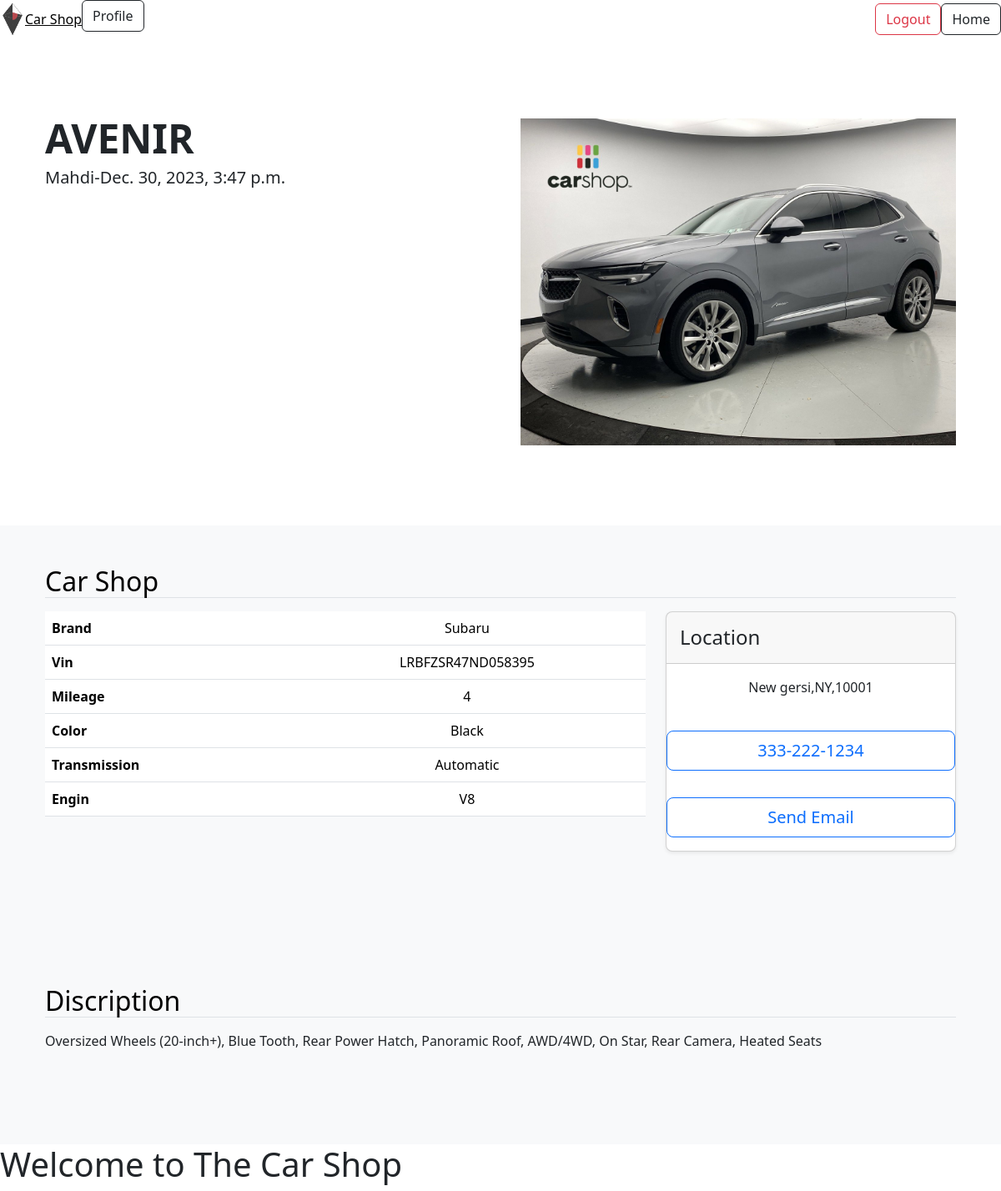
Screenshot of /listing/2ed76ede-3ece-4173-b16c-0dcdd95fea65/ (signed in) with the database file from the repository.
### playground/models.py (models this page shows, shortened)
class Listing(models.Model):
    id = models.UUIDField(primary_key=True, default=uuid.uuid4, unique=True, editable=False)
    Created_at = models.DateTimeField(auto_now_add=True)
    Updated_at = models.DateTimeField(auto_now=True)
    seller = models.ForeignKey(Profile, on_delete=models.CASCADE)
    brand = models.CharField(max_length=24, choices=CARS_BRANDS, default=None)
    model =models.CharField(max_length=64,)
    vin = models.CharField(max_length=17,)
    mileage = models.IntegerField(default=0)
    color = models.CharField(max_length=24,)
    discription = models.TextField()
    engin = models.CharField(max_length=24,)
    transmission = models.CharField(max_length=24, choices= TRANSMISSION_OPTIONS, default=None)
    location = models.OneToOneField(Location, on_delete=models.SET_NULL,null=True)
    image = models.ImageField(upload_to=user_Listing_path)

### users/models.py (models this page shows, shortened)
class Profile(models.Model):
    user =models.OneToOneField(User, on_delete=models.CASCADE)
    photo = models.ImageField(upload_to=user_directory_path, null=True)
    bio = models.CharField(max_length=140, blank=True)
    phone_number = models.CharField(max_length = 12, blank=True)
    location = models.OneToOneField(Location, on_delete=models.SET_NULL, null=True)

class Location(models.Model):
    address_1 = models.CharField(max_length=128, blank=True)
    address_2 = models.CharField(max_length=128, blank=True)
    city = models.CharField(max_length=64)
    state = USStateField(default="NY")
    zip_code = USZipCodeField(blank=True)

### playground/views.py (the view)
# urls.py: path('listing/<str:id>/', listing_view ,name='listing'),
@login_required
def listing_view(request, id):
    try:
        listing = Listing.objects.get(id=id)
        if listing is None:
            raise Exception
        return render(request, 'views/listing.html', {'listing':listing},)
    except Exception as e:
        messages.error(request, f'invalid UID {id} was provide for listing.')
        return redirect('home')

### playground/templates/views/listing.html (shortened to what this page needs)
{% extends 'base/main.html' %}
{% load static %}
{% block 'body' %}
<main>
    <section class="container col-xxl-8 px-4 py-5">
        <div class="row flex-lg-row-reverse alighn-item-center g-5 py-5">
            <div class="col-10 col-sm-8 col-lg-6">
                <img src="{{listing.image.url}}" class="d-block mx-lg-auto img-fluid" loading="lazy" width="1920" height="1080" alt=""/>
            </div>
            <div class="col-lg-6 ">
                <h1 class="display-5 fw-bold lh-1 md-3">{{listing.model}}</h1>
                <p class="lead">{{listing.seller.user.username}}-{{listing.Updated_at}}</p>
            </div>
        </div>
    </section>
    <div class="bg-light">
        <div class="container px-4 py-5">
            <h2 class="mb-3 border-bottom" style="color: black;">Car Shop</h2>
            <div class="row row-cols-1 row-cols-md-3 mb-3 text-container">
                <div class="col-lg-8">
                    <div class="table-responsive">
                        <table class="table text-center">
                            <tbody>
                                <tr>
                                    <th scope="row" class="text-start">Brand</th>
                                    <td>{{listing.brand|capfirst}}</td>
                                </tr>
                                <tr>
                                    <th scope="row" class="text-start">Vin</th>
                                    <td>{{listing.vin}}</td>
                                </tr>
                                <tr>
                                    <th scope="row" class="text-start">Mileage</th>
                                    <td>{{listing.mileage}}</td>
                                </tr>
                                <tr>
                                    <th scope="row" class="text-start">Color</th>
                                    <td>{{listing.color|capfirst}}</td>
                                </tr>
                                <tr>
                                    <th scope="row" class="text-start">Transmission</th>
                                    <td>{{listing.transmission|capfirst}}</td>
                                </tr>
                                <tr>
                                    <th scope="row" class="text-start">Engin</th>
                                    <td>{{listing.engin|capfirst}}</td>
                                </tr>
                            </tbody>
                        </table>
                    </div>
                </div>
                <div class="col-lg-4">
                    <div class="card md-4 rounded-3 shadow-sm">
                        <div class="card-header py-3">
                            <h4 class="my-0 fw-normal">Location</h4>
                        </div>
                        <ul class="list-unstyled mt-3 mb-4 text-center">
                            <li>{{ listing.location.city }},{{ listing.location.state }},{{listing.location.zip_code}}</li>
                        </ul>
                        <button class="w-100 btn btn-lg btn-outline-primary my-3">{{listing.seller.phone_number}}</button>
                        <button id="sendemail" class="w-100 btn btn-lg btn-outline-primary my-3">Send Email</button>
                    </div>
                </div>
            </div>
        </div>
        <div class="container px-4 py-5">
            <div class="row g-4 py-5">
                <div>
                    <h2 class="mb-3 border-bottom" style="color: black;">Discription</h2>
                    <p>{{listing.discription}}</p>
                </div>
            </div>
        </div>
    </div>
</main>
{% endblock %}

### rows the page displays
Listing: image (picture), model "AVENIR", seller.user.username "Mahdi", Updated_at "Dec. 30, 2023, 3:47 p.m.", brand "Subaru", vin "LRBFZSR47ND058395", mileage "4", color "Black", transmission "Automatic", engin "V8", location.city "New gersi", location.state "NY", location.zip_code "10001", seller.phone_number "333-222-1234", discription "Oversized Wheels (20-inch+), Blue Tooth, Rear Power Hatch, Panoramic Roof, AWD/4WD, On Star, Rear Camera, Heated Seats"
